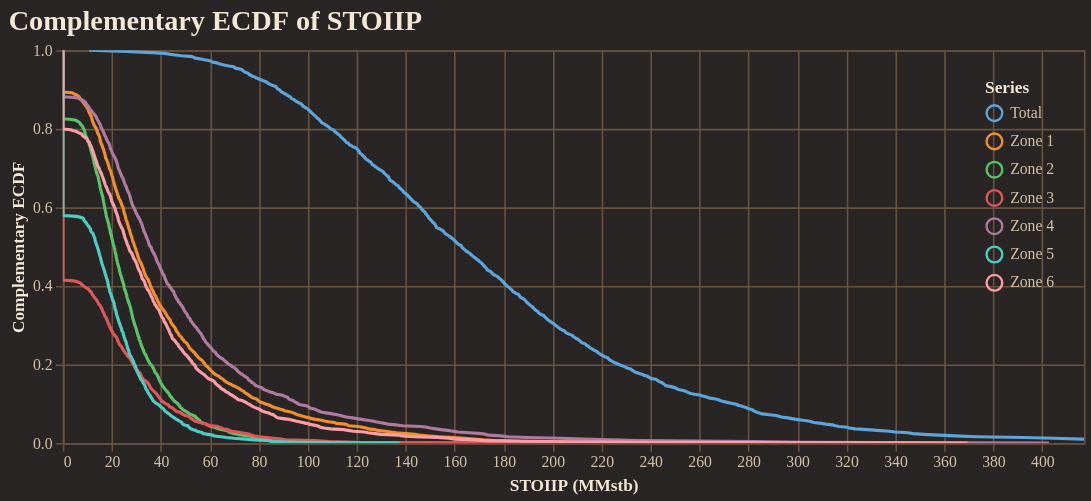

This figure's notebook cell:
### Code cell
fig = reporter.plotter.prospect_volumetric_ecdf_plot(
    figsize=(650, 250),
    backend=PLOTTING_BACKEND
)
fig.show()

### Figure 1 — Vega-Lite specification as saved in the notebook (floating-point values rounded to 4 significant figures; data arrays with more than 128 entries replaced by an {"elided": "..."} marker saying what was removed)
{"config": {"background": "#292524", "view": {"fill": "#292524", "stroke": "#665340"}, "title": {"color": "#f4e9d7", "font": "Merriweather", "fontSize": 18, "fontWeight": 600, "subtitleColor": "#d5c2a6", "anchor": "start"}, "axis": {"domainColor": "#665340", "gridColor": "#665340", "tickColor": "#665340", "labelColor": "#d5c2a6", "titleColor": "#f4e9d7", "labelFont": "Merriweather", "titleFont": "Merriweather"}, "legend": {"titleColor": "#f4e9d7", "labelColor": "#d5c2a6", "labelFont": "Merriweather", "titleFont": "Merriweather", "orient": "top-right", "symbolType": "circle"}, "header": {"labelColor": "#d5c2a6", "titleColor": "#f4e9d7", "labelFont": "Merriweather", "titleFont": "Merriweather"}, "mark": {"color": "#c78d3b"}, "line": {"color": "#c78d3b"}, "bar": {"color": "#c78d3b"}, "point": {"color": "#ddb06d"}, "area": {"color": "#c78d3b", "opacity": 0.35}, "text": {"color": "#f4e9d7", "font": "Merriweather"}, "range": {"category": ["#5DA5DA", "#F28E2B", "#59C36A", "#E15759", "#B07AA1", "#4ECDC4", "#FF9DA7", "#EDC948"]}}, "layer": [{"mark": {"type": "line", "clip": true, "strokeWidth": 2}, "encoding": {"color": {"field": "series", "title": "Series", "type": "nominal"}, "tooltip": [{"field": "series", "title": "Series", "type": "nominal"}, {"field": "stoiip_mmstb", "format": ",.2f", "title": "STOIIP (MMstb)", "type": "quantitative"}, {"field": "exceedance_probability", "format": ".3f", "title": "Exceedance", "type": "quantitative"}], "x": {"field": "stoiip_mmstb", "title": "STOIIP (MMstb)", "type": "quantitative"}, "y": {"field": "exceedance_probability", "scale": {"domain": [0, 1]}, "title": "Complementary ECDF", "type": "quantitative"}}}], "data": {"name": "data-ec4e21250aa8bdd38612aa6079d0d934"}, "encoding": {"x": {"field": "stoiip_mmstb", "scale": {"domain": [0, 417.1]}, "type": "quantitative"}}, "height": 250, "title": "Complementary ECDF of STOIIP", "width": 650, "$schema": "https://vega.github.io/schema/vega-lite/v5.20.1.json", "datasets": {"data-ec4e21250aa8bdd38612aa6079d0d934": {"elided": "3500 records"}}}
